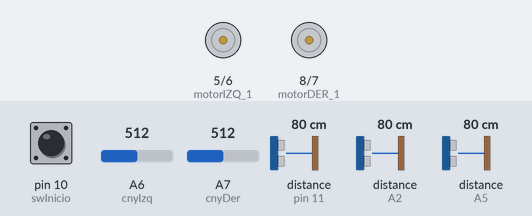
This sketch was run on a simulated Arduino Nano, built with avr-gcc and run on an emulated ATmega328P. Shown: motor-driver pin pairs drawn as motors (green arrow = first pin HIGH = forward, orange = second pin HIGH = backward, longer = more drive, scaled by the enable pin). Inputs (shaded band) come from the test bench; at power-on: pin 10 (swInicio) HIGH, A6 (cnyIzq) = 512, A7 (cnyDer) = 512, distance to the obstacle (sensors on pin 11, A2, A5) 80 cm. The echo pulse lasts 58.3 µs per cm.

Above: at 1.2 s.
1.3 s: pin 10 (swInicio) pulled LOW for 0.15 s
4.4 s: A6 (cnyIzq) set to 463
7.4 s: A6 (cnyIzq) set to 443
At 8.5 s:
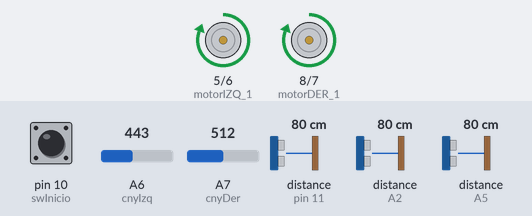
8.9 s: A6 (cnyIzq) set to 460
At 10.1 s:
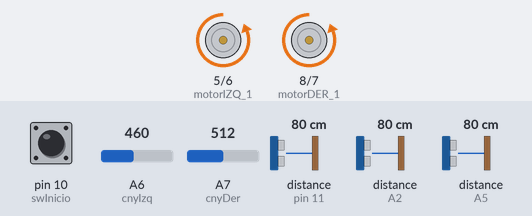
10.4 s: A6 (cnyIzq) set to 440
At 10.8 s:
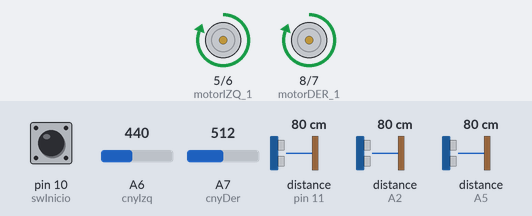
Timing chart, 0 to 12.9 s (numbered marks = the images above; inputs shaded):
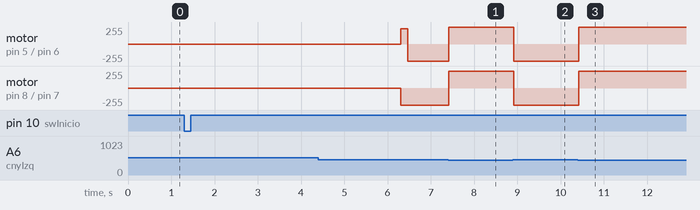

The sketch:

CODIGO_SIMPLE_4.ino
```cpp
enum estados { APAGADO,
              ESPERA,
              INICIO,
              COMBATE
};
estados estadoActual = APAGADO;


enum movMotores { ADELANTE,
                 ATRAS,
                 DERECHA,
                 IZQUIERDA,
                 DETENIDO };
movMotores estadoMotores = DETENIDO;


//botones
#define swInicio 10
#define DIP A0


//----------------------------------------------------------------------------------------------------------------------
//ultraSonicos:


#define ECHO_2 A5  //se usa derecha
#define TRIG_2 A4  //se usa


#define ECHO_3 11  //se usa izq
#define TRIG_3 12


#define ECHO_1 A2  //se usa centro
#define TRIG_1 A1  //se usa


//CNYs
#define cnyDer A7
#define cnyIzq A6


//----------------------------------------------------------------------------------------------------------------------
//motores
#define motorIZQ_1 5
#define motorIZQ_2 6


#define motorDER_1 8
#define motorDER_2 7


//pwm
#define pwmDer 9
#define pwmIzq 3


//parametros
const int minDistancia = 70;
const int esperaInicio = 5000;
unsigned long ti = 0;
const int buscaEspera = 3000;
const int umbralCNY_der = 600;
const int umbralCNY_izq = 450;


const int velMaxIzq = 255;
const int velMaxDer = 255;
//variables
int distDer = 0;
int distCen = 0;
int distIzq = 0;


int dipAnalizado = 0;


void setup() {
 //ultraSonicos


 pinMode(ECHO_2, INPUT);
 pinMode(TRIG_2, OUTPUT);


 pinMode(ECHO_3, INPUT);
 pinMode(TRIG_3, OUTPUT);


 pinMode(ECHO_1, INPUT);
 pinMode(TRIG_1, OUTPUT);


 //motores
 pinMode(motorDER_1, OUTPUT);
 pinMode(motorDER_2, OUTPUT);
 pinMode(motorIZQ_1, OUTPUT);
 pinMode(motorIZQ_2, OUTPUT);


 //botones


 pinMode(swInicio, INPUT_PULLUP);


 //Serial.begin(9600);
}


void motores() {
 switch (estadoMotores) {
   case ADELANTE:
     digitalWrite(motorDER_1, HIGH);
     digitalWrite(motorDER_2, LOW);
     analogWrite(pwmDer, 255);
     digitalWrite(motorIZQ_1, HIGH);
     digitalWrite(motorIZQ_2, LOW);
     analogWrite(pwmIzq, 255);
     break;
   case ATRAS:
     digitalWrite(motorDER_1, LOW);
     digitalWrite(motorDER_2, HIGH);
     analogWrite(pwmDer, 255);
     digitalWrite(motorIZQ_1, LOW);
     digitalWrite(motorIZQ_2, HIGH);
     analogWrite(pwmIzq, 255);
     break;
   case DERECHA:
     digitalWrite(motorDER_1, HIGH);
     digitalWrite(motorDER_2, LOW);
     analogWrite(pwmDer, 230);
     digitalWrite(motorIZQ_1, LOW);
     digitalWrite(motorIZQ_2, HIGH);
     analogWrite(pwmIzq, 255);
     break;
   case IZQUIERDA:
     digitalWrite(motorDER_1, LOW);
     digitalWrite(motorDER_2, HIGH);
     analogWrite(pwmDer, 255);
     digitalWrite(motorIZQ_1, HIGH);
     digitalWrite(motorIZQ_2, LOW);
     analogWrite(pwmIzq, 230);
     break;
   case DETENIDO:
     digitalWrite(motorDER_1, LOW);
     digitalWrite(motorDER_2, LOW);
     analogWrite(pwmDer, 0);
     digitalWrite(motorIZQ_1, LOW);
     digitalWrite(motorIZQ_2, LOW);
     analogWrite(pwmIzq, 0);
     break;
 }
}


bool intervalo(long tiempoi, int t) {  //para ver si x intervalo se cumplio o no


 if (millis() >= tiempoi + t) {
   return true;
 } else {
   return false;
 }
}


float medirDistancia(int a, int b) {  //para medir la distancia
 digitalWrite(a, HIGH);
 delayMicroseconds(10);
 digitalWrite(a, LOW);
 int tiempo = pulseIn(b, HIGH, 30000);
 if (tiempo == 0) {
   return 999;
 }
 return tiempo / 59;
}


void loop() {
 motores();
 int lectCNY_der = analogRead(cnyDer);
 int lectCNY_izq = analogRead(cnyIzq);
 switch (estadoActual) {
   case APAGADO:
     estadoMotores = DETENIDO;
     if (digitalRead(swInicio) == LOW) {
       ti = millis();
         estadoActual = ESPERA;
     }
     break;
   case ESPERA:
     estadoMotores = DETENIDO;
     if (intervalo(ti, esperaInicio)) {  // se fija si pasaron 5 seg
       estadoActual = INICIO;
       ti = millis();
     }
     break;
   case INICIO:
     estadoMotores = IZQUIERDA;  //gira 90 a la izq
     if (intervalo(ti, 170)) {
       estadoActual = COMBATE;
       ti = millis();
     }
     break;
     break;
   case COMBATE:
     if (lectCNY_der < umbralCNY_der && lectCNY_izq < umbralCNY_izq) {  //si el piso lee negro pasa a ver si hay enemigos
       distDer = medirDistancia(TRIG_2, ECHO_2);
       distCen = medirDistancia(TRIG_1, ECHO_1);
       distIzq = medirDistancia(TRIG_3, ECHO_3);

        static bool girandoDer = false;
        static bool girandoIzq = false;
        if (distCen < minDistancia) {  //si esta de frente al robot, va hacia el
          estadoMotores = ADELANTE;
          girandoDer = false;
          girandoIzq = false;
          //Serial.println("lee adelante");
        } else if (distDer < minDistancia) {  //si el robot esta de costado, se possiciona para enfrentarlo
          //Serial.println("lee derecha");
          if (!girandoDer) {
            ti = millis();
            girandoDer = true;
          }
          estadoMotores = DERECHA;
          if (intervalo(ti, 170)) {
            estadoMotores = DERECHA; //gira 90 a la derecha
            girandoDer = false;
          }
        } else if (distIzq < minDistancia) {  //si el robot esta de costado, se possiciona para enfrentarlo
          //Serial.println("lee izquierda");
          if (!girandoIzq) {
            ti = millis();
            girandoIzq = true;
          }
          estadoMotores = IZQUIERDA;
          if (intervalo(ti, 170)) {
            estadoMotores = IZQUIERDA;
            girandoIzq = false;
          }
        } else {
          estadoMotores = ADELANTE;
          girandoDer = false;
          girandoIzq = false;
        }


     } else {  //si lee blanco completamente
       estadoMotores = ATRAS;
       //Serial.println("leyendo blanco cny");
     }
     break;
 }
}
```

Measured:
- the behaviour switches between 450 and 449 on A6 (cnyIzq) (found by bisection; images 0 and 1)
- after the input at 1.3 s, every drawn part: stays the same
- after the input at 7.4 s, motor on pin 5 (motorIZQ_1) / pin 6 (motorIZQ_2), motor on pin 8 (motorDER_1) / pin 7 (motorDER_2): backward 255/255 → forward 255/255 at once
- after the input at 8.9 s, motor on pin 5 (motorIZQ_1) / pin 6 (motorIZQ_2), motor on pin 8 (motorDER_1) / pin 7 (motorDER_2): forward 255/255 → backward 255/255 at once
- after the input at 10.4 s, motor on pin 5 (motorIZQ_1) / pin 6 (motorIZQ_2), motor on pin 8 (motorDER_1) / pin 7 (motorDER_2): backward 255/255 → forward 255/255 at once
